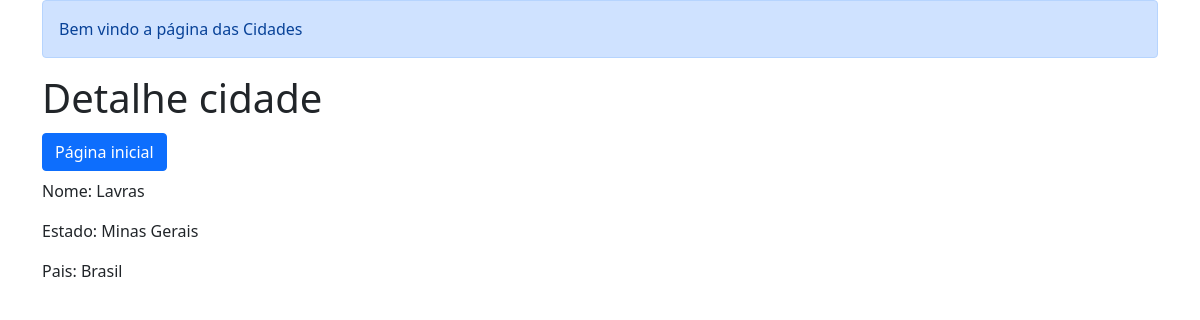
The app's page /detail/13/ with its own data.
### cadastros/models.py (models this page shows, shortened)
class Cidade(models.Model):
    estado = models.ForeignKey(Estado, on_delete=models.PROTECT, null=True, blank=False)
    nome = models.CharField(max_length=100, unique=True)
    capital = models.BooleanField(default=False, help_text=" Marcar se a cidade for capital.")
    class Meta:
        verbose_name = 'Cidade'
        verbose_name_plural = 'Cidades'

class Estado(models.Model):
    pais = models.ForeignKey(Pais, on_delete=models.PROTECT)
    nome = models.CharField(max_length=100, unique=True)
    def __str__(self):
        return self.nome
    class Meta:
        verbose_name = 'Estado'
        verbose_name_plural = 'Estados'
        ordering = ('nome', )

class Pais(models.Model):
    nome = models.CharField(max_length=100, unique=True)
    def __str__(self):
        return self.nome
    class Meta:
        verbose_name = 'País'
        verbose_name_plural = 'Países'

### cadastros/views.py (the view)
# urls.py: path('detail/<int:pk>/', CidadeDetail.as_view(), name='cidades-detalhe'),
class CidadeDetail(DetailView):
    context_object_name = 'cidade'
    queryset = Cidade.objects.all()
    template_name = 'cadastros/detalhe_cidades.html'

### cadastros/templates/cadastros/detalhe_cidades.html (shortened to what this page needs)
{% extends 'base.html' %}
{% block conteudo %}
<h1>Detalhe cidade</h1>
<h2><a class="btn btn-primary" href="{% url 'cidades-list' %}"> Página inicial</a></h2>
    <p>Nome: {{cidade.nome}} {% if cidade.capital%}<span class="badge bg-primary">Capital</span>{%endif%}</p>
    <p>Estado: {{cidade.estado|default_if_none:'-'}}</p>
    <p>Pais: {{cidade.estado.pais|default_if_none:'-'}}</p>
{% endblock %}

### records on screen
Cidade: nome "Lavras", estado "Minas Gerais", estado.pais "Brasil"
